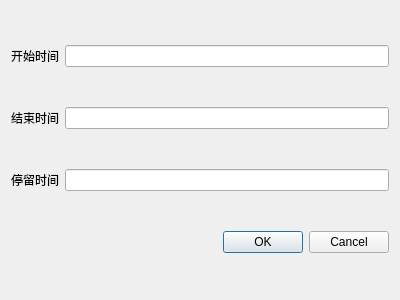
<?xml version="1.0" encoding="UTF-8"?>
<ui version="4.0">
 <class>Dialog</class>
 <widget class="QDialog" name="Dialog">
  <property name="geometry">
   <rect>
    <x>0</x>
    <y>0</y>
    <width>400</width>
    <height>300</height>
   </rect>
  </property>
  <property name="windowTitle">
   <string>修改时间</string>
  </property>
  <layout class="QGridLayout" name="gridLayout">
   <item row="1" column="1">
    <widget class="QLabel" name="label_2">
     <property name="sizePolicy">
      <sizepolicy hsizetype="Fixed" vsizetype="Fixed">
       <horstretch>0</horstretch>
       <verstretch>0</verstretch>
      </sizepolicy>
     </property>
     <property name="text">
      <string>结束时间</string>
     </property>
    </widget>
   </item>
   <item row="0" column="1">
    <widget class="QLabel" name="label">
     <property name="sizePolicy">
      <sizepolicy hsizetype="Fixed" vsizetype="Fixed">
       <horstretch>0</horstretch>
       <verstretch>0</verstretch>
      </sizepolicy>
     </property>
     <property name="text">
      <string>开始时间</string>
     </property>
    </widget>
   </item>
   <item row="2" column="1">
    <widget class="QLabel" name="label_3">
     <property name="sizePolicy">
      <sizepolicy hsizetype="Fixed" vsizetype="Fixed">
       <horstretch>0</horstretch>
       <verstretch>0</verstretch>
      </sizepolicy>
     </property>
     <property name="text">
      <string>停留时间</string>
     </property>
    </widget>
   </item>
   <item row="0" column="2">
    <widget class="QLineEdit" name="startTimeEdit">
     <property name="sizePolicy">
      <sizepolicy hsizetype="Expanding" vsizetype="Fixed">
       <horstretch>0</horstretch>
       <verstretch>0</verstretch>
      </sizepolicy>
     </property>
    </widget>
   </item>
   <item row="1" column="2">
    <widget class="QLineEdit" name="endTimeEdit"/>
   </item>
   <item row="2" column="2">
    <widget class="QLineEdit" name="stayTimeEdit"/>
   </item>
   <item row="3" column="2">
    <widget class="QDialogButtonBox" name="buttonBox">
     <property name="orientation">
      <enum>Qt::Horizontal</enum>
     </property>
     <property name="standardButtons">
      <set>QDialogButtonBox::Cancel|QDialogButtonBox::Ok</set>
     </property>
    </widget>
   </item>
  </layout>
 </widget>
 <resources/>
 <connections>
  <connection>
   <sender>buttonBox</sender>
   <signal>accepted()</signal>
   <receiver>Dialog</receiver>
   <slot>accept()</slot>
   <hints>
    <hint type="sourcelabel">
     <x>248</x>
     <y>254</y>
    </hint>
    <hint type="destinationlabel">
     <x>157</x>
     <y>274</y>
    </hint>
   </hints>
  </connection>
  <connection>
   <sender>buttonBox</sender>
   <signal>rejected()</signal>
   <receiver>Dialog</receiver>
   <slot>reject()</slot>
   <hints>
    <hint type="sourcelabel">
     <x>316</x>
     <y>260</y>
    </hint>
    <hint type="destinationlabel">
     <x>286</x>
     <y>274</y>
    </hint>
   </hints>
  </connection>
 </connections>
</ui>
